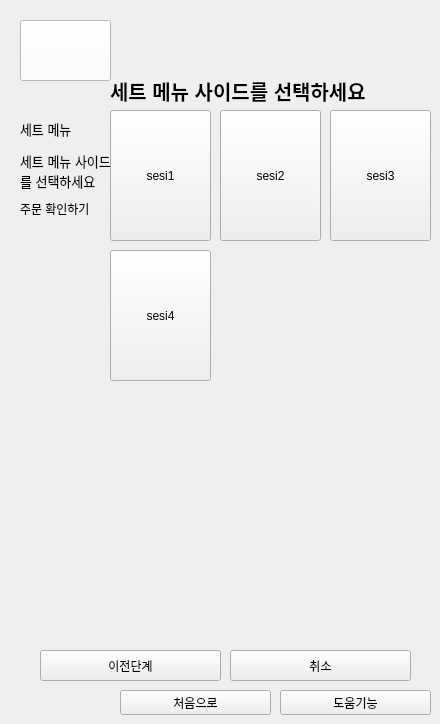
   <widget class="QWidget" name="page_13">
    <widget class="QLabel" name="label_9">
     <property name="geometry">
      <rect>
       <x>110</x>
       <y>50</y>
       <width>271</width>
       <height>81</height>
      </rect>
     </property>
     <property name="font">
      <font>
       <pointsize>15</pointsize>
       <weight>75</weight>
       <bold>true</bold>
      </font>
     </property>
     <property name="text">
      <string>세트 메뉴 사이드를 선택하세요</string>
     </property>
    </widget>
    <widget class="QPushButton" name="btn_backpage11">
     <property name="geometry">
      <rect>
       <x>40</x>
       <y>650</y>
       <width>181</width>
       <height>31</height>
      </rect>
     </property>
     <property name="text">
      <string>이전단계</string>
     </property>
    </widget>
    <widget class="QPushButton" name="btn_hp2">
     <property name="geometry">
      <rect>
       <x>280</x>
       <y>690</y>
       <width>151</width>
       <height>25</height>
      </rect>
     </property>
     <property name="text">
      <string>도움기능</string>
     </property>
    </widget>
    <widget class="QLabel" name="label_10">
     <property name="geometry">
      <rect>
       <x>20</x>
       <y>120</y>
       <width>67</width>
       <height>17</height>
      </rect>
     </property>
     <property name="font">
      <font>
       <pointsize>10</pointsize>
      </font>
     </property>
     <property name="text">
      <string>세트 메뉴</string>
     </property>
    </widget>
    <widget class="QPushButton" name="btn_first2">
     <property name="geometry">
      <rect>
       <x>120</x>
       <y>690</y>
       <width>151</width>
       <height>25</height>
      </rect>
     </property>
     <property name="text">
      <string>처음으로</string>
     </property>
    </widget>
    <widget class="QLabel" name="label_11">
     <property name="geometry">
      <rect>
       <x>20</x>
       <y>200</y>
       <width>91</width>
       <height>17</height>
      </rect>
     </property>
     <property name="text">
      <string>주문 확인하기</string>
     </property>
    </widget>
    <widget class="QPushButton" name="btn_sesi2">
     <property name="geometry">
      <rect>
       <x>220</x>
       <y>110</y>
       <width>101</width>
       <height>131</height>
      </rect>
     </property>
     <property name="text">
      <string>sesi2</string>
     </property>
    </widget>
    <widget class="QPushButton" name="btn_cancelhome2">
     <property name="geometry">
      <rect>
       <x>230</x>
       <y>650</y>
       <width>181</width>
       <height>31</height>
      </rect>
     </property>
     <property name="text">
      <string>취소</string>
     </property>
    </widget>
    <widget class="QPushButton" name="pushButton_247">
     <property name="geometry">
      <rect>
       <x>20</x>
       <y>20</y>
       <width>91</width>
       <height>61</height>
      </rect>
     </property>
     <property name="palette">
      <palette>
       <active>
        <colorrole role="WindowText">
         <brush brushstyle="SolidPattern">
          <color alpha="255">
           <red>0</red>
           <green>0</green>
           <blue>0</blue>
          </color>
         </brush>
        </colorrole>
        <colorrole role="Button">
         <brush brushstyle="SolidPattern">
          <color alpha="255">
           <red>255</red>
           <green>255</green>
           <blue>255</blue>
          </color>
         </brush>
        </colorrole>
        <colorrole role="Light">
         <brush brushstyle="SolidPattern">
          <color alpha="255">
           <red>255</red>
           <green>255</green>
           <blue>255</blue>
          </color>
         </brush>
        </colorrole>
        <colorrole role="Midlight">
         <brush brushstyle="SolidPattern">
          <color alpha="255">
           <red>255</red>
           <green>255</green>
           <blue>255</blue>
          </color>
         </brush>
        </colorrole>
        <colorrole role="Dark">
         <brush brushstyle="SolidPattern">
          <color alpha="255">
           <red>127</red>
           <green>127</green>
           <blue>127</blue>
          </color>
         </brush>
        </colorrole>
        <colorrole role="Mid">
         <brush brushstyle="SolidPattern">
          <color alpha="255">
           <red>170</red>
           <green>170</green>
           <blue>170</blue>
          </color>
         </brush>
        </colorrole>
        <colorrole role="Text">
         <brush brushstyle="SolidPattern">
          <color alpha="255">
           <red>0</red>
           <green>0</green>
           <blue>0</blue>
          </color>
         </brush>
        </colorrole>
        <colorrole role="BrightText">
         <brush brushstyle="SolidPattern">
          <color alpha="255">
           <red>255</red>
           <green>255</green>
           <blue>255</blue>
          </color>
         </brush>
        </colorrole>
        <colorrole role="ButtonText">
         <brush brushstyle="SolidPattern">
          <color alpha="255">
           <red>0</red>
           <green>0</green>
           <blue>0</blue>
          </color>
         </brush>
        </colorrole>
        <colorrole role="Base">
         <brush brushstyle="SolidPattern">
          <color alpha="255">
           <red>255</red>
           <green>255</green>
           <blue>255</blue>
          </color>
         </brush>
        </colorrole>
        <colorrole role="Window">
         <brush brushstyle="SolidPattern">
          <color alpha="255">
           <red>255</red>
           <green>255</green>
           <blue>255</blue>
          </color>
         </brush>
        </colorrole>
        <colorrole role="Shadow">
         <brush brushstyle="SolidPattern">
          <color alpha="255">
           <red>0</red>
           <green>0</green>
           <blue>0</blue>
          </color>
         </brush>
        </colorrole>
        <colorrole role="AlternateBase">
         <brush brushstyle="SolidPattern">
          <color alpha="255">
           <red>255</red>
           <green>255</green>
           <blue>255</blue>
          </color>
         </brush>
        </colorrole>
        <colorrole role="ToolTipBase">
         <brush brushstyle="SolidPattern">
          <color alpha="255">
           <red>255</red>
           <green>255</green>
           <blue>220</blue>
          </color>
         </brush>
        </colorrole>
        <colorrole role="ToolTipText">
         <brush brushstyle="SolidPattern">
          <color alpha="255">
           <red>0</red>
           <green>0</green>
           <blue>0</blue>
          </color>
         </brush>
        </colorrole>
        <colorrole role="PlaceholderText">
         <brush brushstyle="SolidPattern">
          <color alpha="128">
           <red>0</red>
           <green>0</green>
           <blue>0</blue>
          </color>
         </brush>
        </colorrole>
       </active>
       <inactive>
        <colorrole role="WindowText">
         <brush brushstyle="SolidPattern">
          <color alpha="255">
           <red>0</red>
           <green>0</green>
           <blue>0</blue>
          </color>
         </brush>
        </colorrole>
        <colorrole role="Button">
         <brush brushstyle="SolidPattern">
          <color alpha="255">
           <red>255</red>
           <green>255</green>
           <blue>255</blue>
          </color>
         </brush>
        </colorrole>
        <colorrole role="Light">
         <brush brushstyle="SolidPattern">
          <color alpha="255">
           <red>255</red>
           <green>255</green>
           <blue>255</blue>
          </color>
         </brush>
        </colorrole>
        <colorrole role="Midlight">
         <brush brushstyle="SolidPattern">
          <color alpha="255">
           <red>255</red>
           <green>255</green>
           <blue>255</blue>
          </color>
         </brush>
        </colorrole>
        <colorrole role="Dark">
         <brush brushstyle="SolidPattern">
          <color alpha="255">
           <red>127</red>
           <green>127</green>
           <blue>127</blue>
          </color>
         </brush>
        </colorrole>
        <colorrole role="Mid">
         <brush brushstyle="SolidPattern">
          <color alpha="255">
           <red>170</red>
           <green>170</green>
           <blue>170</blue>
          </color>
         </brush>
        </colorrole>
        <colorrole role="Text">
         <brush brushstyle="SolidPattern">
          <color alpha="255">
           <red>0</red>
           <green>0</green>
           <blue>0</blue>
          </color>
         </brush>
        </colorrole>
        <colorrole role="BrightText">
         <brush brushstyle="SolidPattern">
          <color alpha="255">
           <red>255</red>
           <green>255</green>
           <blue>255</blue>
          </color>
         </brush>
        </colorrole>
        <colorrole role="ButtonText">
         <brush brushstyle="SolidPattern">
          <color alpha="255">
           <red>0</red>
           <green>0</green>
           <blue>0</blue>
          </color>
         </brush>
        </colorrole>
        <colorrole role="Base">
         <brush brushstyle="SolidPattern">
          <color alpha="255">
           <red>255</red>
           <green>255</green>
           <blue>255</blue>
          </color>
         </brush>
        </colorrole>
        <colorrole role="Window">
         <brush brushstyle="SolidPattern">
          <color alpha="255">
           <red>255</red>
           <green>255</green>
           <blue>255</blue>
          </color>
         </brush>
        </colorrole>
        <colorrole role="Shadow">
         <brush brushstyle="SolidPattern">
          <color alpha="255">
           <red>0</red>
           <green>0</green>
           <blue>0</blue>
          </color>
         </brush>
        </colorrole>
        <colorrole role="AlternateBase">
         <brush brushstyle="SolidPattern">
          <color alpha="255">
           <red>255</red>
           <green>255</green>
           <blue>255</blue>
          </color>
         </brush>
        </colorrole>
        <colorrole role="ToolTipBase">
         <brush brushstyle="SolidPattern">
          <color alpha="255">
           <red>255</red>
           <green>255</green>
           <blue>220</blue>
          </color>
         </brush>
        </colorrole>
        <colorrole role="ToolTipText">
         <brush brushstyle="SolidPattern">
          <color alpha="255">
           <red>0</red>
           <green>0</green>
           <blue>0</blue>
          </color>
         </brush>
        </colorrole>
        <colorrole role="PlaceholderText">
         <brush brushstyle="SolidPattern">
          <color alpha="128">
           <red>0</red>
           <green>0</green>
           <blue>0</blue>
          </color>
         </brush>
        </colorrole>
       </inactive>
       <disabled>
        <colorrole role="WindowText">
         <brush brushstyle="SolidPattern">
          <color alpha="255">
           <red>127</red>
           <green>127</green>
           <blue>127</blue>
          </color>
         </brush>
        </colorrole>
        <colorrole role="Button">
         <brush brushstyle="SolidPattern">
          <color alpha="255">
           <red>255</red>
           <green>255</green>
           <blue>255</blue>
          </color>
         </brush>
        </colorrole>
        <colorrole role="Light">
         <brush brushstyle="SolidPattern">
          <color alpha="255">
           <red>255</red>
           <green>255</green>
           <blue>255</blue>
          </color>
         </brush>
        </colorrole>
        <colorrole role="Midlight">
         <brush brushstyle="SolidPattern">
          <color alpha="255">
           <red>255</red>
           <green>255</green>
           <blue>255</blue>
          </color>
         </brush>
        </colorrole>
        <colorrole role="Dark">
         <brush brushstyle="SolidPattern">
          <color alpha="255">
           <red>127</red>
           <green>127</green>
           <blue>127</blue>
          </color>
         </brush>
        </colorrole>
        <colorrole role="Mid">
         <brush brushstyle="SolidPattern">
          <color alpha="255">
           <red>170</red>
           <green>170</green>
           <blue>170</blue>
          </color>
         </brush>
        </colorrole>
        <colorrole role="Text">
         <brush brushstyle="SolidPattern">
          <color alpha="255">
           <red>127</red>
           <green>127</green>
           <blue>127</blue>
          </color>
         </brush>
        </colorrole>
        <colorrole role="BrightText">
         <brush brushstyle="SolidPattern">
          <color alpha="255">
           <red>255</red>
           <green>255</green>
           <blue>255</blue>
          </color>
         </brush>
        </colorrole>
        <colorrole role="ButtonText">
         <brush brushstyle="SolidPattern">
          <color alpha="255">
           <red>127</red>
           <green>127</green>
           <blue>127</blue>
          </color>
         </brush>
        </colorrole>
        <colorrole role="Base">
         <brush brushstyle="SolidPattern">
          <color alpha="255">
           <red>255</red>
           <green>255</green>
           <blue>255</blue>
          </color>
         </brush>
        </colorrole>
        <colorrole role="Window">
         <brush brushstyle="SolidPattern">
          <color alpha="255">
           <red>255</red>
           <green>255</green>
           <blue>255</blue>
          </color>
         </brush>
        </colorrole>
        <colorrole role="Shadow">
         <brush brushstyle="SolidPattern">
          <color alpha="255">
           <red>0</red>
           <green>0</green>
           <blue>0</blue>
          </color>
         </brush>
        </colorrole>
        <colorrole role="AlternateBase">
         <brush brushstyle="SolidPattern">
          <color alpha="255">
           <red>255</red>
           <green>255</green>
           <blue>255</blue>
          </color>
         </brush>
        </colorrole>
        <colorrole role="ToolTipBase">
         <brush brushstyle="SolidPattern">
          <color alpha="255">
           <red>255</red>
           <green>255</green>
           <blue>220</blue>
          </color>
         </brush>
        </colorrole>
        <colorrole role="ToolTipText">
         <brush brushstyle="SolidPattern">
          <color alpha="255">
           <red>0</red>
           <green>0</green>
           <blue>0</blue>
          </color>
         </brush>
        </colorrole>
        <colorrole role="PlaceholderText">
         <brush brushstyle="SolidPattern">
          <color alpha="128">
           <red>0</red>
           <green>0</green>
           <blue>0</blue>
          </color>
         </brush>
        </colorrole>
       </disabled>
      </palette>
     </property>
     <property name="text">
      <string/>
     </property>
     <property name="icon">
      <iconset>
       <normaloff>../../Downloads/Mcdonald_pic/logo.jpg</normaloff>../../Downloads/Mcdonald_pic/logo.jpg</iconset>
     </property>
     <property name="iconSize">
      <size>
       <width>200</width>
       <height>45</height>
      </size>
     </property>
    </widget>
    <widget class="QPushButton" name="btn_sesi1">
     <property name="geometry">
      <rect>
       <x>110</x>
       <y>110</y>
       <width>101</width>
       <height>131</height>
      </rect>
     </property>
     <property name="text">
      <string>sesi1</string>
     </property>
    </widget>
    <widget class="QLabel" name="label_12">
     <property name="geometry">
      <rect>
       <x>20</x>
       <y>150</y>
       <width>161</width>
       <height>41</height>
      </rect>
     </property>
     <property name="font">
      <font>
       <pointsize>10</pointsize>
      </font>
     </property>
     <property name="text">
      <string>세트 메뉴 사이드
를 선택하세요 </string>
     </property>
    </widget>
    <widget class="QPushButton" name="btn_sesi3">
     <property name="geometry">
      <rect>
       <x>330</x>
       <y>110</y>
       <width>101</width>
       <height>131</height>
      </rect>
     </property>
     <property name="text">
      <string>sesi3</string>
     </property>
    </widget>
    <widget class="QPushButton" name="btn_sesi4">
     <property name="geometry">
      <rect>
       <x>110</x>
       <y>250</y>
       <width>101</width>
       <height>131</height>
      </rect>
     </property>
     <property name="text">
      <string>sesi4</string>
     </property>
    </widget>
   </widget>
